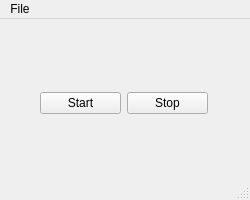
<?xml version="1.0" encoding="UTF-8"?>
<ui version="4.0">
 <class>MainView</class>
 <widget class="QMainWindow" name="MainView">
  <property name="geometry">
   <rect>
    <x>0</x>
    <y>0</y>
    <width>250</width>
    <height>200</height>
   </rect>
  </property>
  <property name="windowTitle">
   <string>Echo Server</string>
  </property>
  <widget class="QWidget" name="centralwidget">
   <widget class="QWidget" name="horizontalLayoutWidget">
    <property name="geometry">
     <rect>
      <x>40</x>
      <y>70</y>
      <width>168</width>
      <height>28</height>
     </rect>
    </property>
    <layout class="QHBoxLayout" name="horizontalLayout">
     <property name="leftMargin">
      <number>0</number>
     </property>
     <item>
      <widget class="QPushButton" name="buttonStartServer">
       <property name="text">
        <string>Start</string>
       </property>
      </widget>
     </item>
     <item>
      <widget class="QPushButton" name="buttonStopServer">
       <property name="text">
        <string>Stop</string>
       </property>
      </widget>
     </item>
    </layout>
   </widget>
  </widget>
  <widget class="QMenuBar" name="menubar">
   <property name="geometry">
    <rect>
     <x>0</x>
     <y>0</y>
     <width>250</width>
     <height>23</height>
    </rect>
   </property>
   <widget class="QMenu" name="menuFile">
    <property name="title">
     <string>File</string>
    </property>
    <addaction name="actionQuit"/>
    <addaction name="separator"/>
   </widget>
   <addaction name="menuFile"/>
  </widget>
  <widget class="QStatusBar" name="statusbar"/>
  <action name="actionQuit">
   <property name="text">
    <string>Quit</string>
   </property>
  </action>
 </widget>
 <resources/>
 <connections>
  <connection>
   <sender>actionQuit</sender>
   <signal>triggered()</signal>
   <receiver>MainView</receiver>
   <slot>close()</slot>
   <hints>
    <hint type="sourcelabel">
     <x>-1</x>
     <y>-1</y>
    </hint>
    <hint type="destinationlabel">
     <x>399</x>
     <y>299</y>
    </hint>
   </hints>
  </connection>
 </connections>
</ui>
